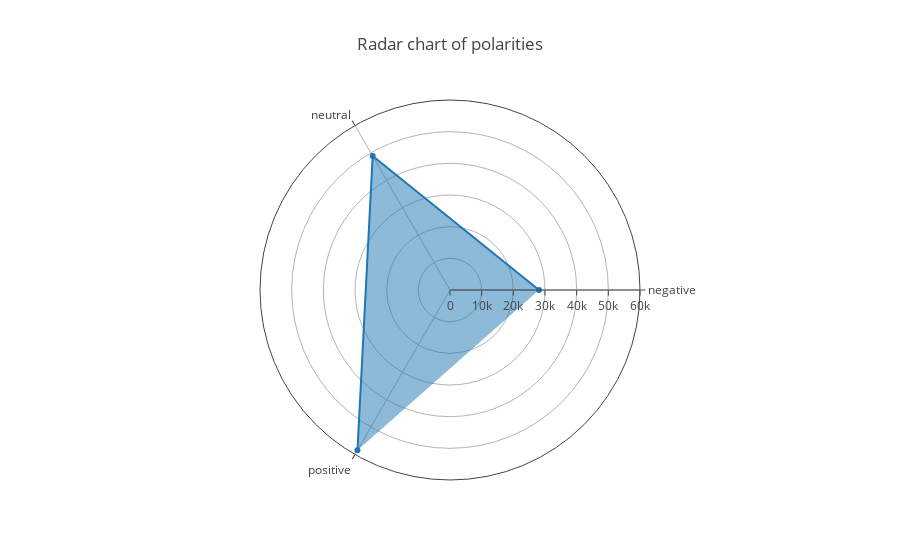

Source (notebook cell):
### Markdown cell above
## Radar chart of polarities

### Code cell
data = [go.Scatterpolar(
  r = [twitter_data['polarity'].value_counts()[0],twitter_data['polarity'].value_counts()[1],twitter_data['polarity'].value_counts()[2]],
  theta = list(twitter_data['polarity'].unique()),
  fill = 'toself'
)]

layout = go.Layout(
  polar = dict(
    radialaxis = dict(
      visible = True,
      range = [0, 60000]
    )
  ),
  showlegend = False,
  title ='Radar chart of polarities'
)
fig = go.Figure(data=data, layout=layout)
iplot(fig, filename = "Single Pokemon stats")

### Figure 1 — Plotly figure (JSON) as saved in the notebook; plotly's stock layout.template omitted (floating-point values rounded to 4 significant figures)
{"data": [{"fill": "toself", "r": [28101, 48831, 58448], "theta": ["negative", "neutral", "positive"], "type": "scatterpolar", "uid": "966b781b-3edb-41c9-8922-7cce74b0b6e0"}], "layout": {"polar": {"radialaxis": {"range": [0, 60000], "visible": true}}, "showlegend": false, "title": {"text": "Radar chart of polarities"}}}
